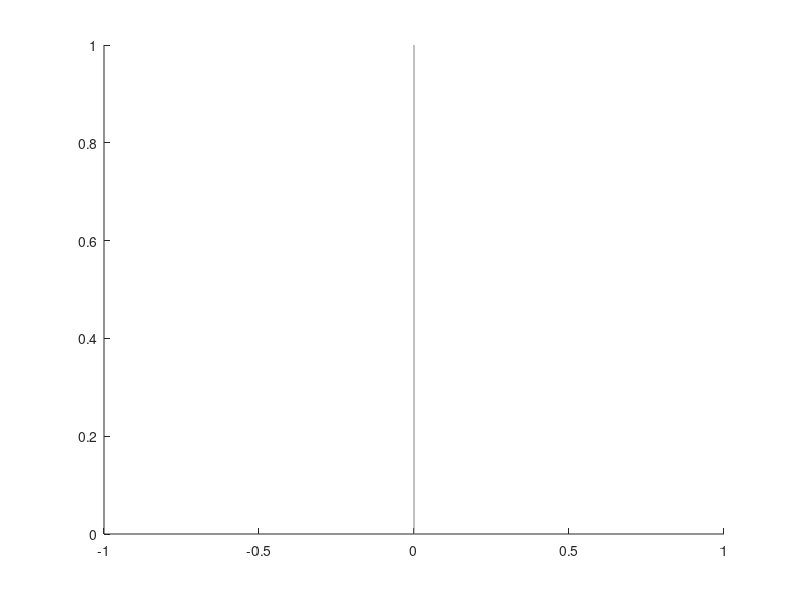

MATLAB code for this plot:
function vline(x,colr,pattern)
%vline(x,colr)
%draw vertical line at each value of x and color
%
%Saul Kato
%created 4/13/10
%modified 4/22/10 to support vector input, a list of vertical positions

if nargin<3 
     pattern='-';
end

if nargin<2
    colr=[0.5 0.5 0.5];
end

if nargin<1
    x=0;
end

yl=ylim;

for i=1:length(x)
line([x(i) x(i)],[yl(1) yl(2)],'Color',colr,'LineStyle',pattern);

end
